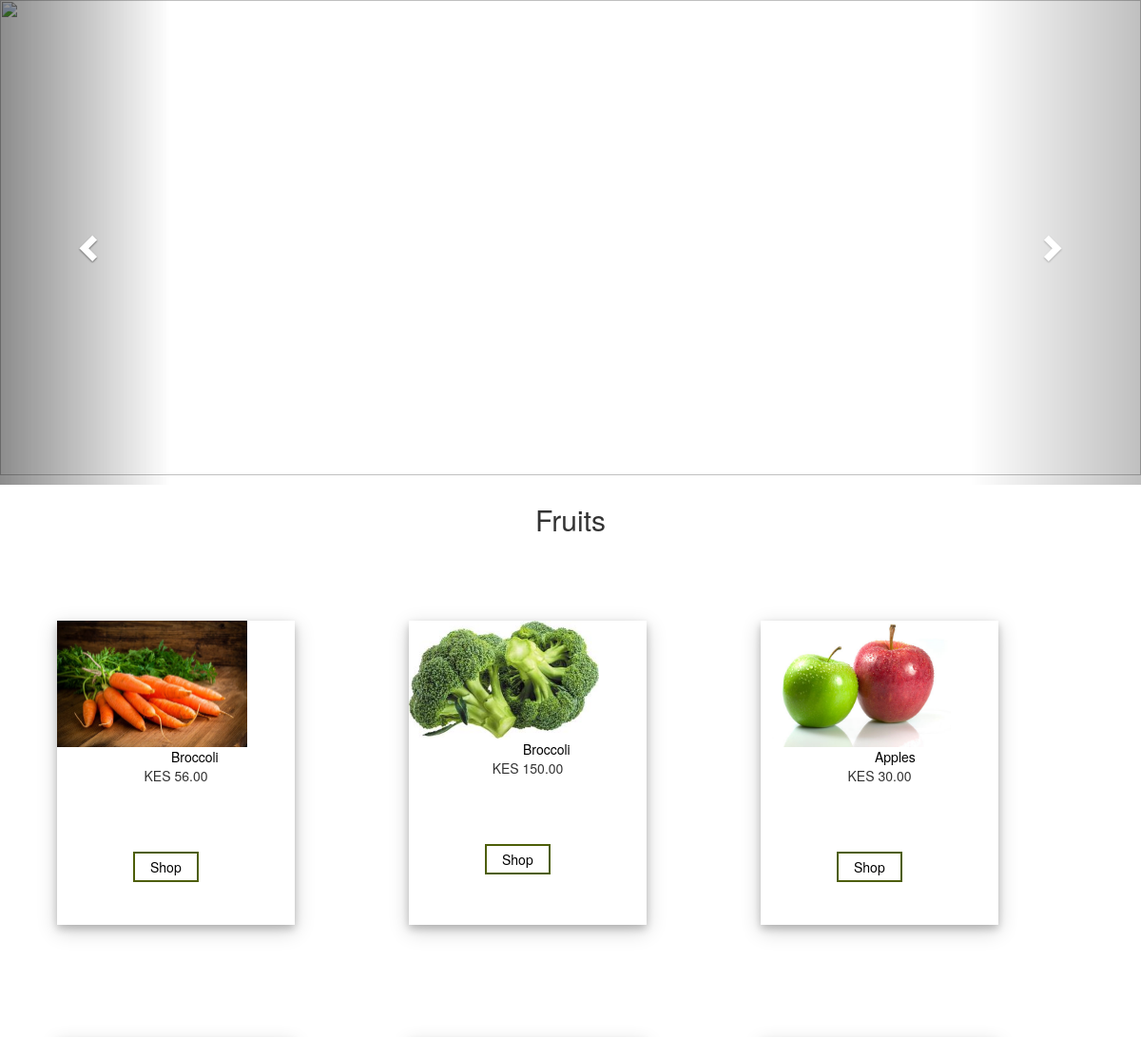
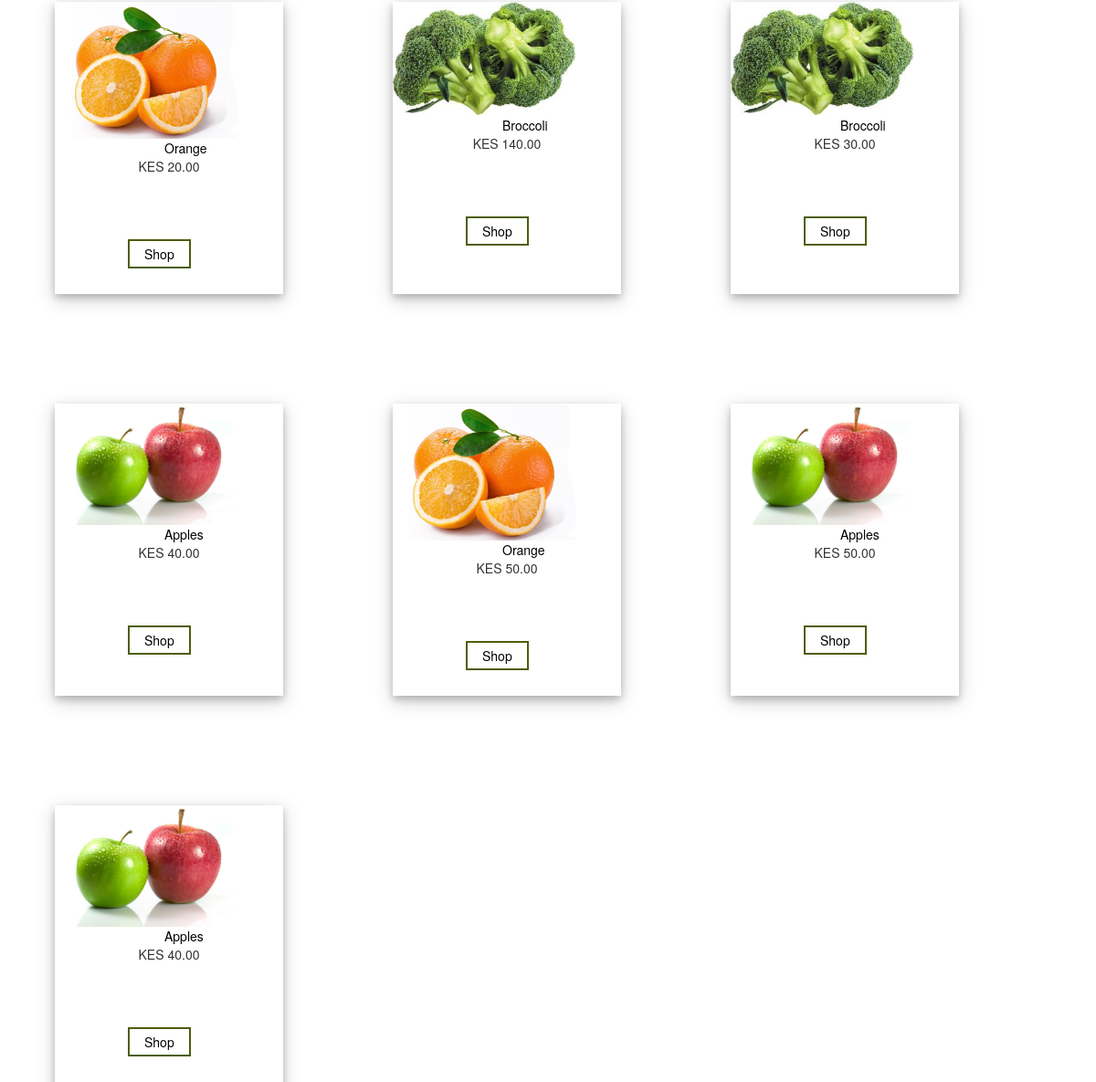
The page / on the database its author committed (2 pictures, top to bottom).
### catalogue/models.py (models this page shows, shortened)
class Product(models.Model):
    title = models.CharField(max_length=50)
    category = models.ForeignKey(ProductCategory, on_delete=models.CASCADE)
    description = models.TextField()
    supplier_price = models.DecimalField(max_digits=6, decimal_places=2)
    selling_price = models.DecimalField(max_digits=6, decimal_places=2)
    supplier = models.ForeignKey(ProductSupplier, on_delete=models.CASCADE)
    kiosk = models.ForeignKey(Kiosk, on_delete=models.CASCADE)
    number_in_stock = models.IntegerField()
    image = models.ImageField(upload_to="gallery")

### kiosk/models.py (models this page shows, shortened)
class Kiosk(models.Model):
    owner = models.ForeignKey(KioskOwner, on_delete=models.CASCADE)
    name = models.CharField(max_length=28)
    date_opened = models.DateField()
    street_address = models.CharField(max_length=100)
    currency = models.CharField(max_length=8)
    phone_number = models.IntegerField()
    business_type = models.CharField(max_length=28)

### catalogue/views.py (the view)
# urls.py: path('', product, name="product"),
def product(request):
    product_image = Product.objects.all()
    return render(request, 'product.html',{'product_image':product_image})

### catalogue/templates/product.html (shortened to what this page needs)
{% load static %}
<!DOCTYPE html>
<html lang="en">
<head>
    <link rel="stylesheet" href="https://maxcdn.bootstrapcdn.com/bootstrap/3.4.1/css/bootstrap.min.css">
    <link rel="stylesheet" href="{% static 'catalogue.css' %}">
</head>
<body>
        <div id="myCarousel" class="carousel slide" data-ride="carousel">
          <ol class="carousel-indicators">
            <li data-target="#myCarousel" data-slide-to="0" class="active"></li>
            <li data-target="#myCarousel" data-slide-to="1"></li>
            <li data-target="#myCarousel" data-slide-to="2"></li>
          </ol>
          <div class="carousel-inner">
            <div class="item active">
              <img src="https://health.clevelandclinic.org/wp-content/uploads/sites/3/2018/08/GettyImages-517801491-1200x630.jpg" alt="" style="width:100%; height:500px">
            </div>
          </div>
          <a class="left carousel-control" href="#myCarousel" data-slide="prev">
            <span class="glyphicon glyphicon-chevron-left"></span>
          </a>
          <a class="right carousel-control" href="#myCarousel" data-slide="next">
            <span class="glyphicon glyphicon-chevron-right"></span>
          </a>
        </div>
    <div class="cont">
        <h2 class="card-title">Fruits</h2>
        {% for product in product_image %}
        <div class="card  float-left" >
            <img src="{{product.image.url}}" class="card-img-top" alt="images" style="width:200px;">
            <div class="card-body">
               <a href="/products/{{product.id}}/" class="link">{{product.title}}</a>
                <p class="card-title">{{product.kiosk.currency}} {{product.selling_price}}</p>
                <button class="button button1">Shop</button>
              </div>
            </div>
            </div>
        {% endfor %}
</body>
</html>

### catalogue/static/catalogue.css (style rules this page uses)
.card { float:left; width:33.3%; box-shadow: 0 4px 8px 0 rgba(0, 0, 0, 0.2), 0 6px 20px 0 rgba(0, 0, 0, 0.19); margin: 60px; height: 320px; width: 250px; }
.card-title { text-align: center; margin-bottom:30px; }
.link { text-align: center; margin-top:30px; margin-left: 120px; color:black; text-decoration: none; }
.button { border: none; color: white; padding: 4px 16px; margin-left: 50px; text-decoration: none; display: inline-block; font-size: 14px; margin: 40px 80px; transition-duration: 0.4s; cursor: pointer; }
.button1 { background-color: white; color: black; border: 2px solid #4D5E08; text-align: center; }

### rows shown on the page
Product: image (picture), title "Broccoli", kiosk.currency "KES", selling_price "56.00"
Product: image (picture), title "Broccoli", kiosk.currency "KES", selling_price "150.00"
Product: image (picture), title "Apples", kiosk.currency "KES", selling_price "30.00"
Product: image (picture), title "Orange", kiosk.currency "KES", selling_price "20.00"
Product: image (picture), title "Broccoli", kiosk.currency "KES", selling_price "140.00"
Product: image (picture), title "Broccoli", kiosk.currency "KES", selling_price "30.00"
Product: image (picture), title "Apples", kiosk.currency "KES", selling_price "40.00"
Product: image (picture), title "Orange", kiosk.currency "KES", selling_price "50.00"
Product: image (picture), title "Apples", kiosk.currency "KES", selling_price "50.00"
Product: image (picture), title "Apples", kiosk.currency "KES", selling_price "40.00"
